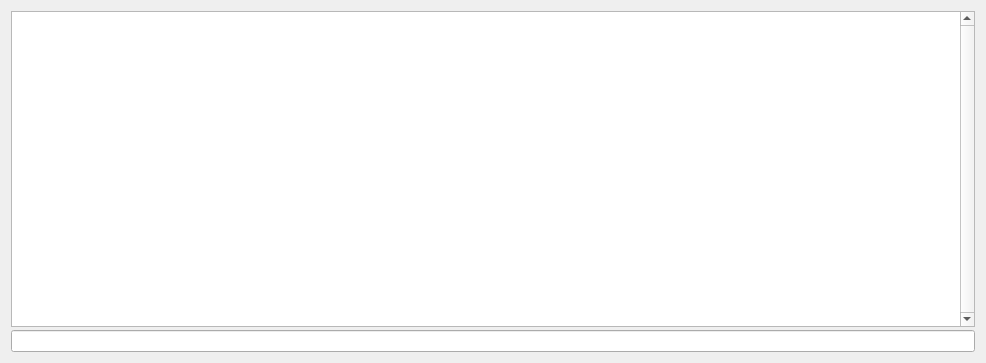
<?xml version="1.0" encoding="UTF-8"?>
<ui version="4.0">
 <class>Dialog</class>
 <widget class="QDialog" name="Dialog">
  <property name="geometry">
   <rect>
    <x>0</x>
    <y>0</y>
    <width>986</width>
    <height>363</height>
   </rect>
  </property>
  <property name="windowTitle">
   <string>Console</string>
  </property>
  <layout class="QVBoxLayout" name="verticalLayout_2">
   <item>
    <layout class="QVBoxLayout" name="verticalLayout">
     <property name="spacing">
      <number>3</number>
     </property>
     <item>
      <widget class="QTextBrowser" name="textBrowser">
       <property name="lineWidth">
        <number>0</number>
       </property>
       <property name="verticalScrollBarPolicy">
        <enum>Qt::ScrollBarAlwaysOn</enum>
       </property>
      </widget>
     </item>
     <item>
      <widget class="QLineEdit" name="lineEdit">
       <property name="frame">
        <bool>true</bool>
       </property>
      </widget>
     </item>
    </layout>
   </item>
  </layout>
 </widget>
 <resources/>
 <connections/>
</ui>
